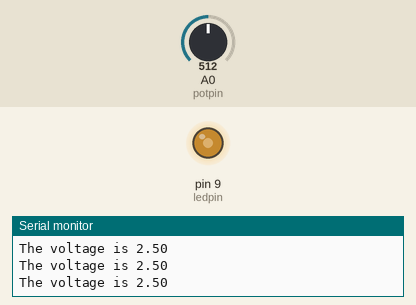
This sketch was run on a simulated Arduino Uno, built with avr-gcc and run on an emulated ATmega328P. Shown: output pins drawn as LEDs (lit = HIGH), the last lines printed to the serial monitor. Inputs (shaded band) come from the test bench; at power-on: A0 (potpin) = 512.

Above: at 1.2 s.
1.3 s: A0 (potpin) set to 716
At 2.3 s:
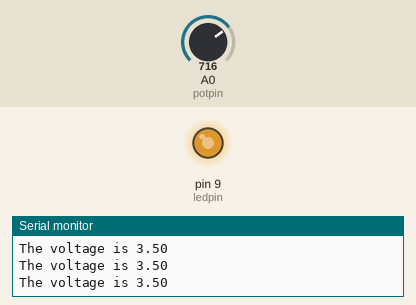
2.8 s: A0 (potpin) set to 900
At 3.8 s:
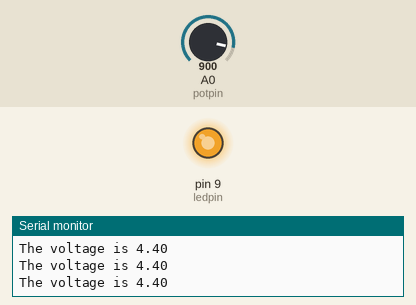
4.3 s: A0 (potpin) set to 122
At 5.2 s:
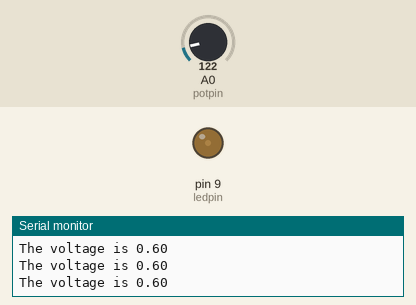
5.8 s: A0 (potpin) set to 0
At 6.6 s:
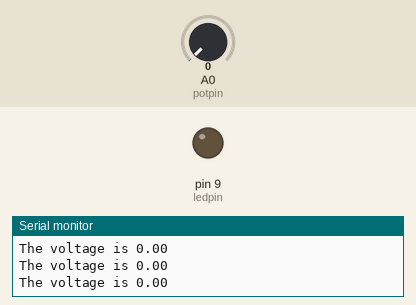
7.3 s: A0 (potpin) set to 511
At 8.0 s:
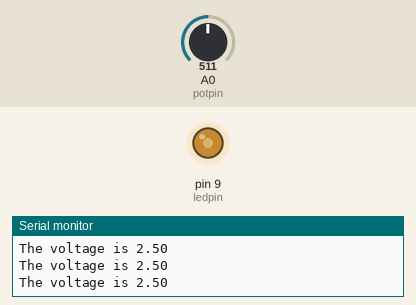
Timing chart, 0 to 9.8 s (numbered marks = the images above; inputs shaded):
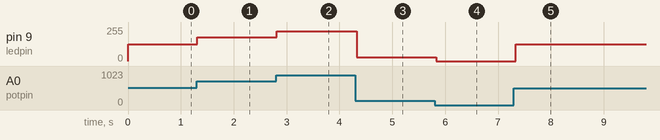

Measured:
- after the input at 1.3 s, pin 9 (ledpin): 127/255 → 178/255 at once
- after the input at 2.8 s, pin 9 (ledpin): 178/255 → 224/255 at once
- after the input at 4.3 s, pin 9 (ledpin): 224/255 → 30/255 at once
- after the input at 5.8 s, pin 9 (ledpin): 30/255 → 0/255 at once
- after the input at 7.3 s, pin 9 (ledpin): 0/255 → 127/255 at once

The sketch:

8_potentiometer.ino
```cpp
// Potentiometer controlled LED brightness (AnalogRead)

int potpin = A0;
int potval;
int ledpin = 9;
float vt;
float ledvt;

void setup()
{
    // put your setup code here, to run once:
    pinMode(potpin, INPUT);
    pinMode(ledpin, OUTPUT);
    Serial.begin(9600);
}

void loop()
{
    // put your main code here, to run repeatedly:
    potval = analogRead(potpin);
    vt = potval / (204.6);
    Serial.println("The voltage is " + String(vt));
    analogWrite(ledpin, vt * 51);
    delay(100);
}
```
